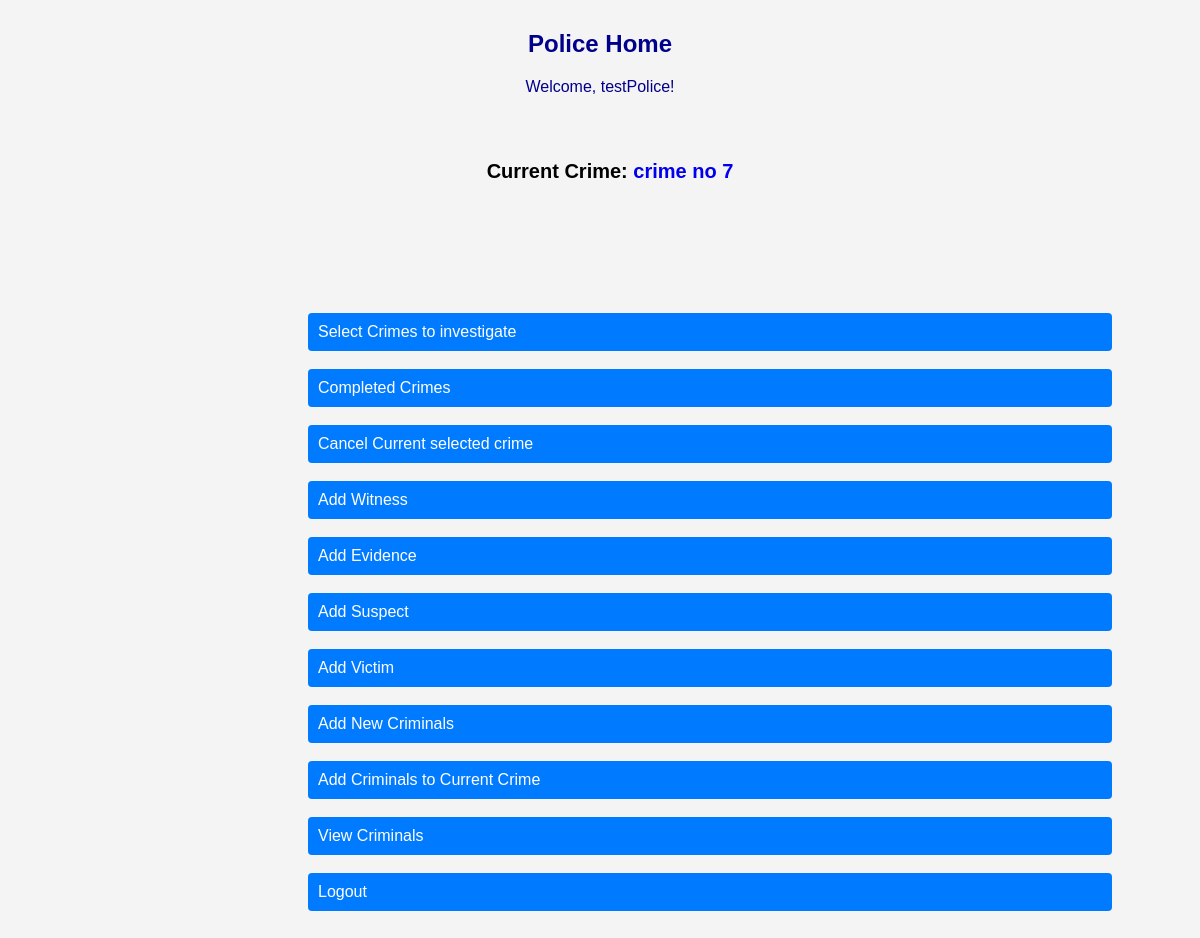
Before: /police/ (signed in) with the older database file.
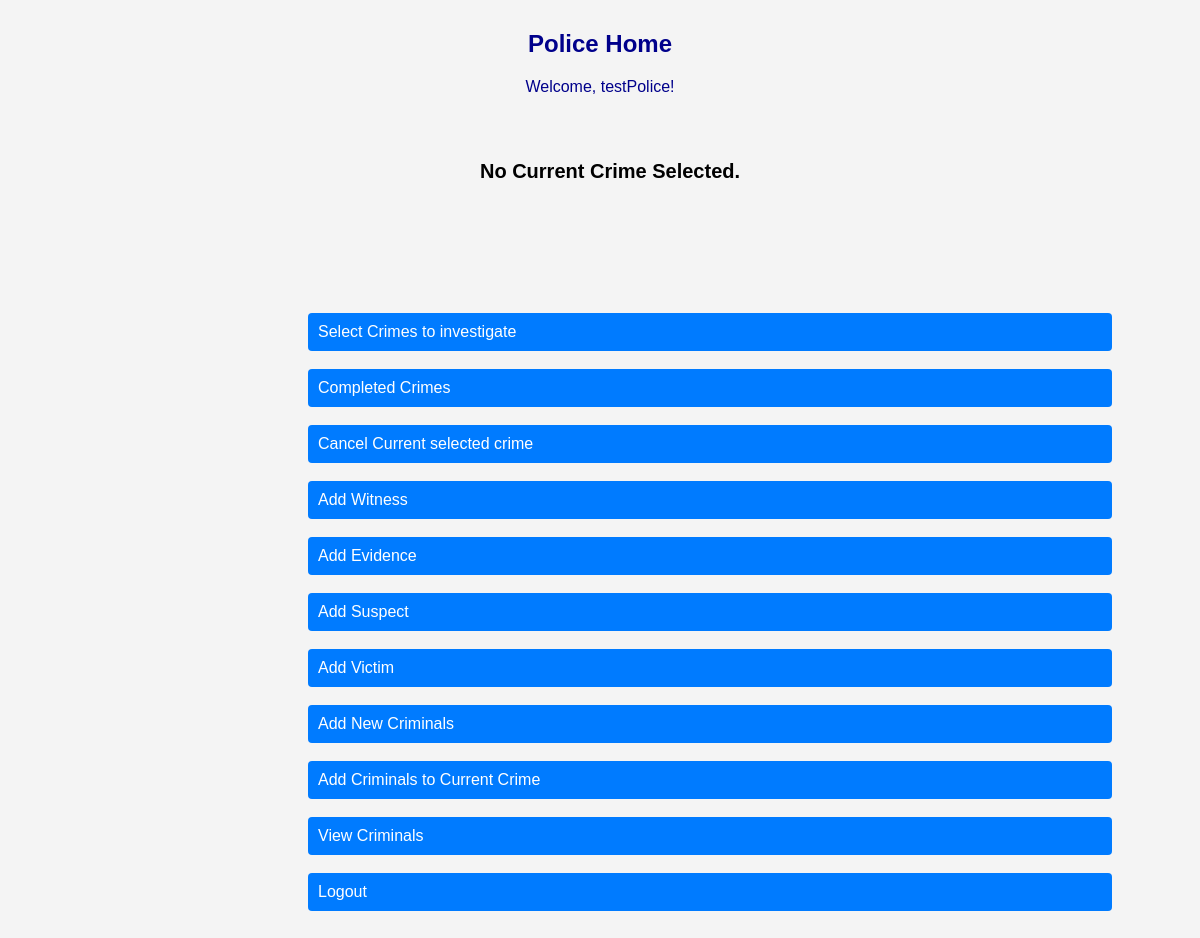
After: the same page with the newer database file.
### police/models.py (models this page shows, shortened)
class Crime(models.Model):
    statusChoice = [
        ("Completed", "Completed"),
        ("Investigating", "Investigating"),
        ("Request Pending", "Request Pending"),
    ]
    crime_type = models.CharField(max_length=50)
    description = models.TextField()
    location = models.CharField(max_length=50)
    station = models.ForeignKey(Station, on_delete=models.CASCADE)
    status = models.CharField(max_length=50, choices=statusChoice)
    submitted_by = models.ForeignKey(CivilianModel, on_delete=models.CASCADE)

### police/views.py (the view)
# urls.py: path("", views.home_police, name="policeHome"),
@login_required(login_url="policeLogin")
@user_passes_test(is_police, login_url="policeLogin")
def home_police(request):
    police = PoliceModel.objects.get(user=request.user)
    current_crime = police.current_crime
    officer_id = police.id
    return render(
        request,
        "police_template/home.html",
        {"current_crime": current_crime, "officer_id": officer_id},
    )

### police/views.py (called while the page is built)
def is_police(user):
    return user.user_type == "Police"

### templates/police_template/home.html (shortened to what this page needs)
{% load static %}
<!DOCTYPE html>
<html lang="en">
<head>
    <link rel="stylesheet" href="{% static 'css/police/policehome.css' %}">
</head>
<body>
    <h2>Police Home</h2>
    <p>Welcome, {{request.user.username}}!</p><br>
    {% if current_crime %}
    <p class="current-crime">
        Current Crime: <a href="{% url 'crime' current_crime.pk %}">{{ current_crime.crime_type }}</a></p>
    {% else %}
    <p class="current-crime">No Current Crime Selected.</p>
    {% endif %}
    <div class="subs">
    <a href="{% url 'pendingCrimes' %}" style="text-decoration: none;">Select Crimes to investigate</a><br>
    <a href="{% url 'completedCrimes' officer_id %}" style="text-decoration: none;">Completed Crimes</a><br>
    <a href="{% url 'cancelCrime' %}" style="text-decoration: none;">Cancel Current selected crime</a><br>
    <a href="{% url 'addWitness' %}">Add Witness</a><br>
    <a href="{% url 'addEvidence' %}">Add Evidence</a><br>
    <a href="{% url 'addSuspect' %}">Add Suspect</a><br>
    <a href="{% url 'addVictim' %}">Add Victim</a><br>
    <a href="{% url 'addCriminal' %}">Add New Criminals</a><br>
    <a href="{% url 'addCriminalToCrime' %}">Add Criminals to Current Crime</a><br>
    <a href="{% url 'viewCriminals' %}">View Criminals</a><br>
    <a href="{% url 'policeLogout' %}" style="text-decoration: none;">Logout</a><br>
    </div>
</body>
</html>

Changed rows visible on the page:
no longer on this page (row edited): Crime: crime_type "crime no 7"
Other visible differences:
text no longer shown: "Current Crime:"
text now shown: "No Current Crime Selected."
